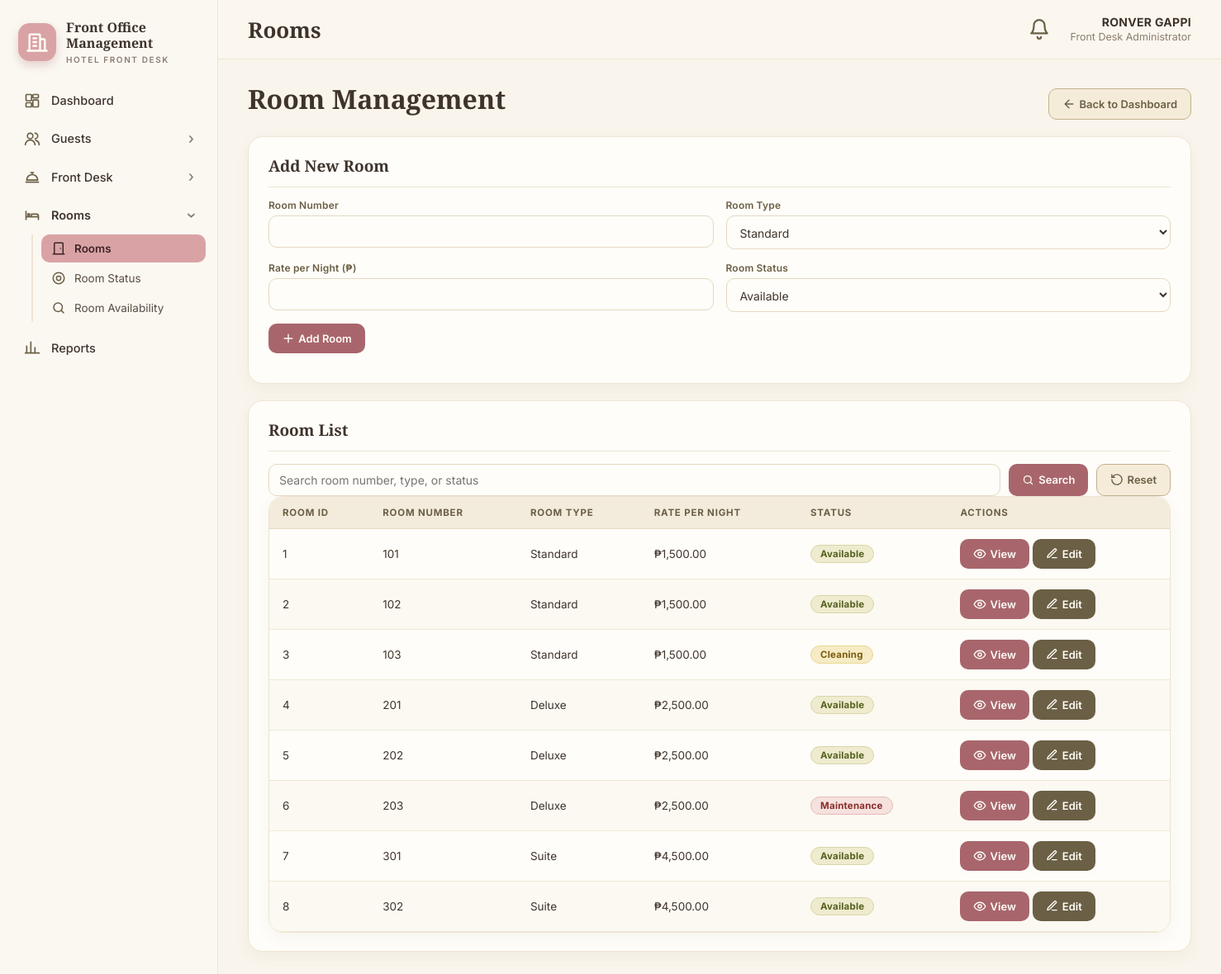
The app's page /rooms/index.php with its own data.
### tables this page shows
CREATE TABLE rooms (
    room_id      INT UNSIGNED NOT NULL AUTO_INCREMENT,
    room_number  VARCHAR(20)  NOT NULL,
    room_type    ENUM('Standard','Deluxe','Suite') NOT NULL DEFAULT 'Standard',
    rate         DECIMAL(10,2) NOT NULL DEFAULT 0.00,
    room_status  ENUM('Available','Occupied','Maintenance','Reserved','Cleaning')
                 NOT NULL DEFAULT 'Available',
    PRIMARY KEY (room_id),
    UNIQUE KEY uq_rooms_number (room_number),
    KEY idx_rooms_status (room_status)
);

### rooms/index.php (the view, shortened to what this page needs)
<?php
require_once "../config/database.php";
$room_number = "";
$room_type = "Standard";
$rate = "";
$room_status = "Available";
function e($value) {
    return htmlspecialchars((string)$value, ENT_QUOTES, "UTF-8");
}
$search = trim($_GET["q"] ?? "");
if ($search !== "") {
    $stmt = $conn->prepare(
        "SELECT * FROM rooms
         WHERE room_number LIKE ?
            OR room_type LIKE ?
            OR room_status LIKE ?
         ORDER BY room_number"
    );
    $term = "%" . $search . "%";
    $stmt->bind_param("sss", $term, $term, $term);
} else {
    $stmt = $conn->prepare(
        "SELECT * FROM rooms ORDER BY room_number"
    );
}
$stmt->execute();
$rooms = $stmt->get_result();
?>
<!DOCTYPE html>
<html lang="en">
<head>
</head>
<body>
<?php include __DIR__ . '/../includes/sidebar.php'; ?>
<div class="container">
    <div class="top">
        <h1>Room Management</h1>
        <a class="btn btn-secondary" href="../index.php">
            <i class="ic i-arrow-left"></i> Back to Dashboard
        </a>
    </div>
    <div class="panel">
        <h2>Add New Room</h2>
        <form method="POST" action="index.php">
            <div class="form-grid">
                <div>
                    <label for="room_number">Room Number</label>
                    <input
                        type="text"
                        id="room_number"
                        name="room_number"
                        value="<?= e($room_number) ?>"
                        required
                    >
                </div>
                <div>
                    <label for="room_type">Room Type</label>
                    <select id="room_type" name="room_type" required>
                        <?php foreach (["Standard", "Deluxe", "Suite"] as $type): ?>
                            <option
                                value="<?= e($type) ?>"
                                <?= $room_type === $type ? "selected" : "" ?>
                            >
                                <?= e($type) ?>
                            </option>
                        <?php endforeach; ?>
                    </select>
                </div>
                <div>
                    <label for="rate">Rate per Night (₱)</label>
                    <input
                        type="number"
                        id="rate"
                        name="rate"
                        min="0"
                        step="0.01"
                        value="<?= e($rate) ?>"
                        required
                    >
                </div>
                <div>
                    <label for="room_status">Room Status</label>
                    <select id="room_status" name="room_status" required>
                        <?php foreach (
                            ["Available", "Occupied", "Maintenance", "Reserved", "Cleaning"]
                            as $status
                        ): ?>
                            <option
                                value="<?= e($status) ?>"
                                <?= $room_status === $status ? "selected" : "" ?>
                            >
                                <?= e($status) ?>
                            </option>
                        <?php endforeach; ?>
                    </select>
                </div>
            </div>
            <p>
                <button type="submit"><i class="ic i-plus"></i> Add Room</button>
            </p>
        </form>
    </div>
    <div class="panel">
        <h2>Room List</h2>
        <form method="GET" action="index.php" class="search-form">
            <input
                type="text"
                name="q"
                placeholder="Search room number, type, or status"
                value="<?= e($search) ?>"
            >
            <button type="submit"><i class="ic i-search"></i> Search</button>
            <a class="btn btn-secondary" href="index.php"><i class="ic i-undo"></i> Reset</a>
        </form>
        <div class="table-wrap">
            <table>
                <thead>
                <tr>
                    <th>Room ID</th>
                    <th>Room Number</th>
                    <th>Room Type</th>
                    <th>Rate per Night</th>
                    <th>Status</th>
                    <th>Actions</th>
                </tr>
                </thead>
                <tbody>
                <?php if ($rooms->num_rows > 0): ?>
                    <?php while ($room = $rooms->fetch_assoc()): ?>
                        <tr>
                            <td><?= e($room["room_id"]) ?></td>
                            <td><?= e($room["room_number"]) ?></td>
                            <td><?= e($room["room_type"]) ?></td>
                            <td>₱<?= number_format((float)$room["rate"], 2) ?></td>
                            <td><?= e($room["room_status"]) ?></td>
                            <td>
                                <a class="btn"
                                   href="view.php?id=<?= (int)$room["room_id"] ?>">
                                    <i class="ic i-eye"></i> View
                                </a>
                                <a class="btn btn-edit"
                                   href="edit.php?id=<?= (int)$room["room_id"] ?>">
                                    <i class="ic i-pencil"></i> Edit
                                </a>
                            </td>
                        </tr>
                    <?php endwhile; ?>
                <?php else: ?>
                    <tr>
                        <td colspan="6">No rooms found.</td>
                    </tr>
                <?php endif; ?>
                </tbody>
            </table>
        </div>
    </div>
</div>
</body>
</html>

### rooms/index.php (style rules this page uses)
* { box-sizing: border-box; }
body { font-family: Arial, sans-serif; background: #FFFDF8; margin: 0; padding: 25px; color: #4B3F36; }
.container { max-width: 1100px; margin: auto; }
.top { display: flex; justify-content: space-between; align-items: center; gap: 12px; flex-wrap: wrap; }
.panel { background: #FFFDF8; border: 1px solid #E6DCC3; padding: 22px; margin: 20px 0; border-radius: 10px; box-shadow: 0 2px 8px #8B52580f; }
.form-grid { display: grid; grid-template-columns: repeat(2, minmax(0, 1fr)); gap: 15px; }
label { display: block; font-weight: bold; margin-bottom: 7px; }
input, select { width: 100%; padding: 11px; border: 1px solid #D9CDAE; border-radius: 5px; font-size: 15px; }
button, .btn { display: inline-block; padding: 10px 14px; border: none; border-radius: 5px; background: #A8666C; color: #FFFDF8; text-decoration: none; cursor: pointer; font-size: 14px; }
.btn-secondary { background: #7D714A; }
.btn-edit { background: #667A35; }
.search-form { display: flex; gap: 10px; margin-top: 15px; }
.search-form input { flex: 1; }
.table-wrap { overflow-x: auto; }
table { width: 100%; border-collapse: collapse; margin-top: 15px; }
th, td { padding: 12px; border-bottom: 1px solid #D9CDAE; text-align: left; white-space: nowrap; }
th { background: #C99A9A; color: #FFFDF8; }
body { color: #4B3F36; }
input, select, textarea { background-color: #FFFDF8; color: #4B3F36; }

### records on screen
rooms: room_id "1", room_number "101", room_type "Standard", rate "1,500.00"
rooms: room_id "2", room_number "102", room_type "Standard", rate "1,500.00"
rooms: room_id "3", room_number "103", room_type "Standard", rate "1,500.00"
rooms: room_id "4", room_number "201", room_type "Deluxe", rate "2,500.00"
rooms: room_id "5", room_number "202", room_type "Deluxe", rate "2,500.00"
rooms: room_id "6", room_number "203", room_type "Deluxe", rate "2,500.00"
rooms: room_id "7", room_number "301", room_type "Suite", rate "4,500.00"
rooms: room_id "8", room_number "302", room_type "Suite", rate "4,500.00"

### other values on screen
$hfoEsc($hfoGName) "Guests"
$hfoEsc($hfoGName) "Front Desk"
$hfoEsc($hfoGName) "Rooms"
$hfoEsc($hfoIt[1]) "Rooms"
$hfoEsc($hfoIt[1]) "Room Status"
$hfoEsc($hfoIt[1]) "Room Availability"
$hfoEsc($hfoGName) "Reports"
$hfoEsc($hfoTitle) "Rooms"
$hfoEsc($hfoUserName) "RONVER GAPPI"
$hfoEsc($hfoUserRole) "Front Desk Administrator"
form field room_type "Standard"
form field room_status "Available"
